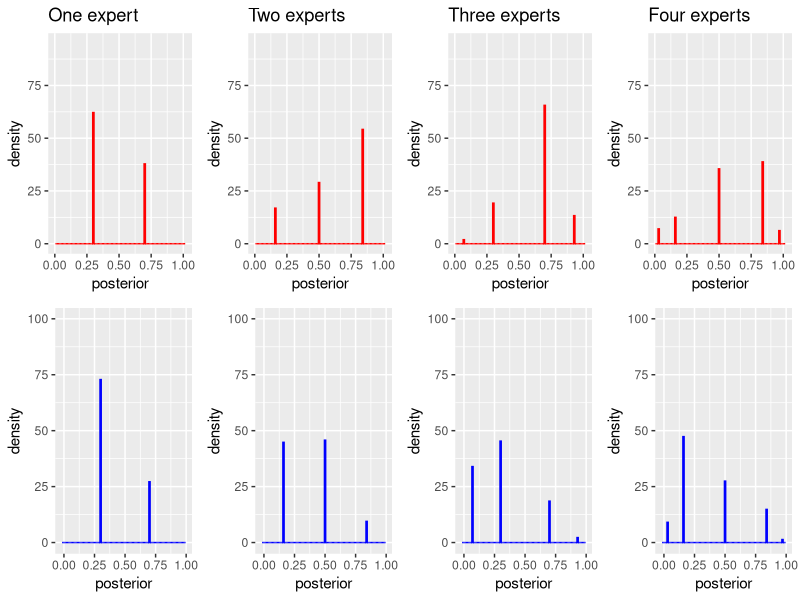
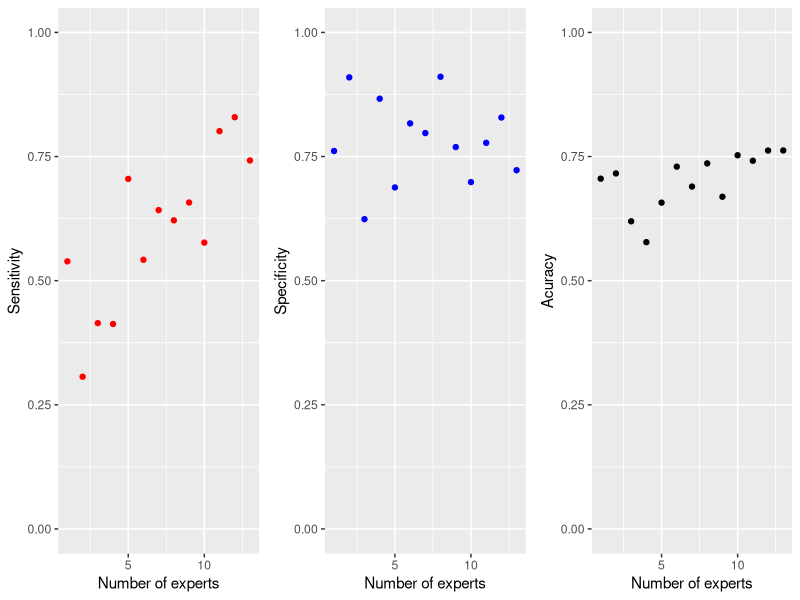
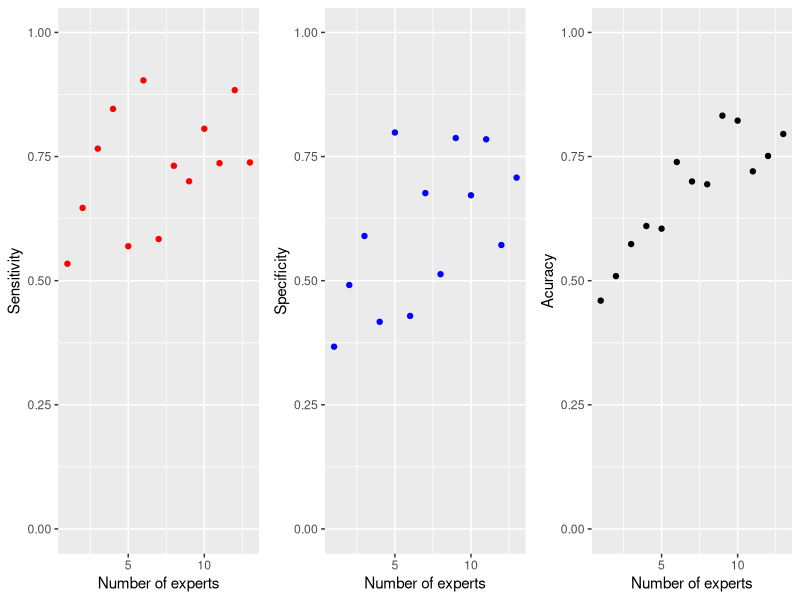
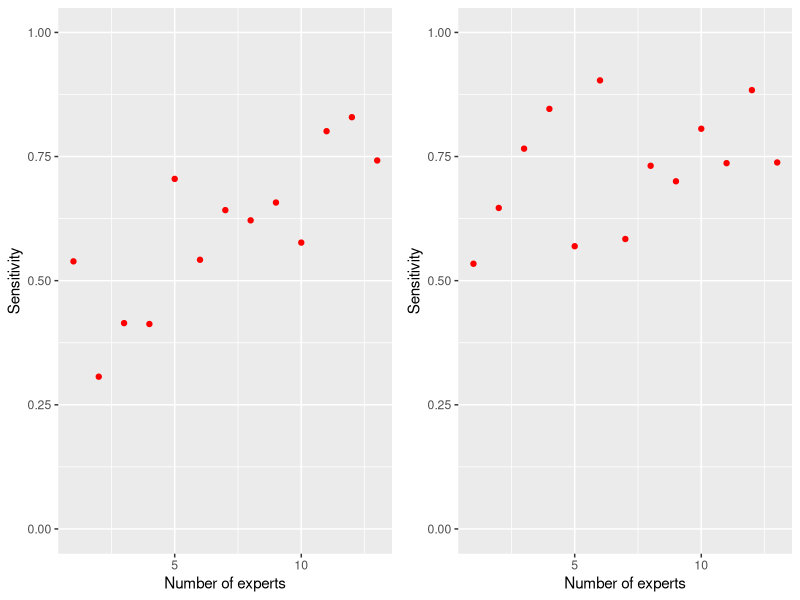
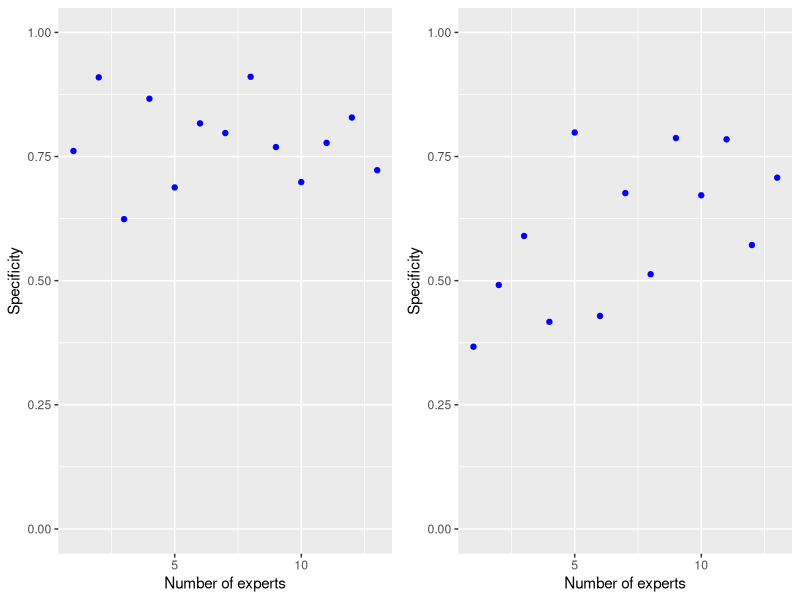
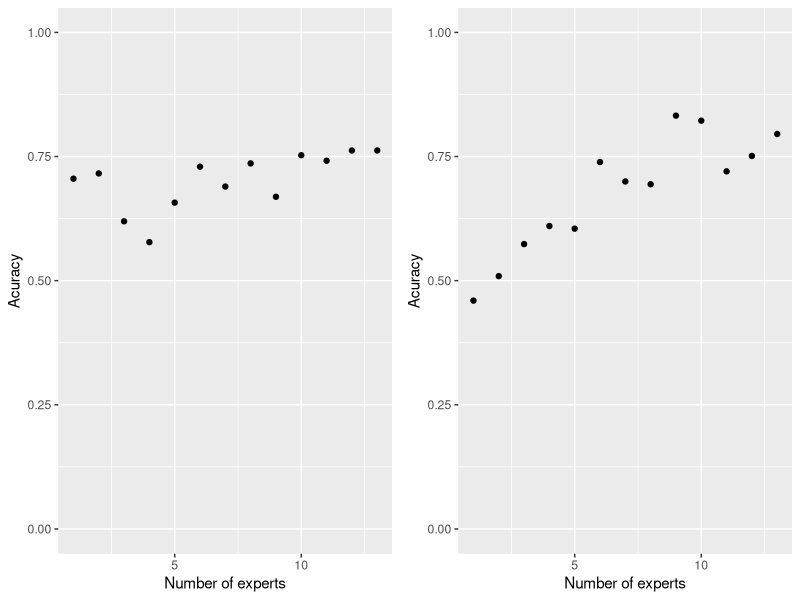
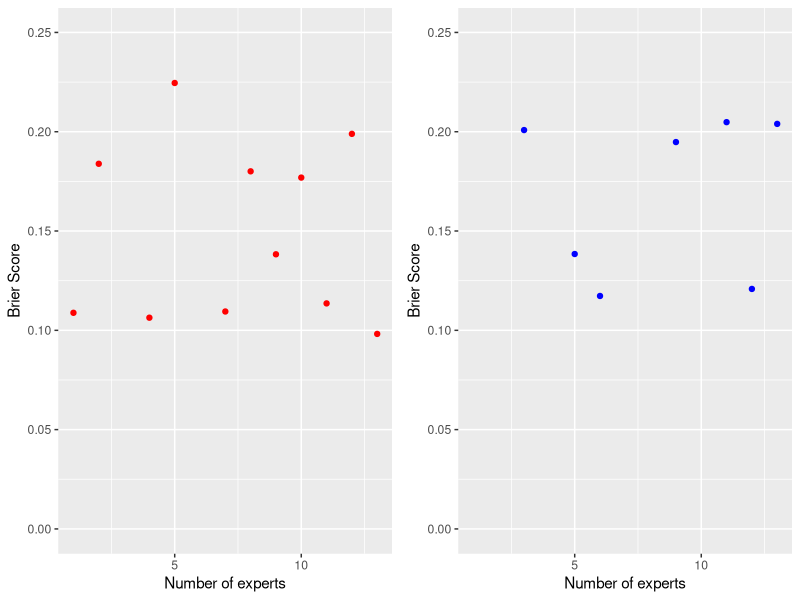

R code for these plots, in order: (Note: a time limit stopped this script after it produced the figures.)
## ---- chunk 1
library(ggplot2)
library(grid)
library(gridExtra)
## ---- chunk 2
expert_report <- function(r1, r2, w, s) {
  
      if (w == 1)
        return(  rbinom(s, 1, r1)
              )  
      else
        return(  rbinom(s, 1, (1-r2))
              )
      }
## ---- chunk 3

expert_report_variable <- function(w, s){
  
  r1 <- sample(30:90, 1)/100
  r2 <- sample(30:90, 1)/100
  expert_report(r1, r2, w, s) 
}

## ---- chunk 4
w <- 1
s <- 100
expert_report_variable(w, s)
prop.table(table(expert_report_variable(w, s)))
## ---- chunk 5
w <- 0
expert_report_variable(w, s)
prop.table(table(expert_report_variable(w, s)))
## ---- chunk 6
s <- 10000
w <- 1
prop.table(table(expert_report_variable(w, s)))
## ---- chunk 7
w <- 0
prop.table(table(expert_report_variable(w, s)))
## ---- chunk 8
posterior_odds <- function(n, w) {
  
         if (n == 1)                              # base case 
            return(
               ifelse(
                  expert_report_variable(w, s) == 1, 
                  ((-prior)/(prior-1))*(sr1/(1-sr2)), 
                  ((-prior)/(prior-1))*((1-sr1)/(sr2))
                    )
                  )
        else                                      # inductive case
            return(
              ifelse(
                expert_report_variable(w, s) == 1, 
                posterior_odds(n-1, w)*(sr1/(1-sr2)), 
                posterior_odds(n-1, w)*((1-sr1)/(sr2))
                    )
                  )
                }    

## ---- chunk 9
odds_to_posterior <- function(n, w) {
  
  odds <- posterior_odds(n, w)
  
  return((odds/(1+odds)))
  }
## ---- chunk 10

s <- 10000
prior <- 0.5
sr1 <- 0.7
sr2 <- 0.7

## ---- chunk 11

prior <- 0.5

post_df <- data.frame(odds_to_posterior(1, 1))
names(post_df) <- ("posterior")
p1 <- ggplot(post_df, aes(x=posterior)) + 
  geom_histogram(aes(y=..density..), binwidth = 0.01, colour="red", fill="white") +
  xlim(0, 1.02) +
  ylim(0, 95) +
  ggtitle("One expert") 

post_df <- data.frame(odds_to_posterior(2, 1))
names(post_df) <- ("posterior")
p2 <- ggplot(post_df, aes(x=posterior)) + 
  geom_histogram(aes(y=..density..), binwidth = 0.01, colour="red", fill="white") +
  xlim(0, 1.02) +
  ylim(0, 95) +
  ggtitle("Two experts") 

post_df <- data.frame(odds_to_posterior(3, 1))
names(post_df) <- ("posterior")
p3 <- ggplot(post_df, aes(x=posterior)) + 
  geom_histogram(aes(y=..density..), binwidth = 0.01, colour="red", fill="white") +
  xlim(0, 1.02) +
  ylim(0, 95) +
  ggtitle("Three experts")  


post_df <- data.frame(odds_to_posterior(4, 1))
names(post_df) <- ("posterior")
p4 <- ggplot(post_df, aes(x=posterior)) + 
  geom_histogram(aes(y=..density..), binwidth = 0.01, colour="red", fill="white") +
  xlim(0, 1.02) +
  ylim(0, 95) +
  ggtitle("Four experts")

post_df <- data.frame(odds_to_posterior(1, 0))
names(post_df) <- ("posterior")
p1n <- ggplot(post_df, aes(x=posterior)) + 
  geom_histogram(aes(y=..density..), binwidth = 0.01, colour="blue", fill="white") +
  xlim(-0.02, 1) +
  ylim(0, 100)

post_df <- data.frame(odds_to_posterior(2, 0))
names(post_df) <- ("posterior")
p2n <- ggplot(post_df, aes(x=posterior)) + 
  geom_histogram(aes(y=..density..), binwidth = 0.01, colour="blue", fill="white") +
  xlim(-0.02, 1) +
  ylim(0, 100) 

post_df <- data.frame(odds_to_posterior(3, 0))
names(post_df) <- ("posterior")
p3n <- ggplot(post_df, aes(x=posterior)) + 
  geom_histogram(aes(y=..density..), binwidth = 0.01, colour="blue", fill="white") +
  xlim(-0.02, 1) +
  ylim(0, 100)  


post_df <- data.frame(odds_to_posterior(4, 0))
names(post_df) <- ("posterior")
p4n <- ggplot(post_df, aes(x=posterior)) + 
  geom_histogram(aes(y=..density..), binwidth = 0.01, colour="blue", fill="white") +
  xlim(-0.02, 1) +
  ylim(0, 100)  

grid.arrange(p1, p2, p3, p4, p1n, p2n, p3n, p4n, ncol=4) 
## ---- chunk 12
above_threshold_after_expert <- function(n, w, t) {
    
        ifelse(odds_to_posterior(n, w) > t, 1, 0)
  
                          }
## ---- chunk 13
sensitivity_of_threshold <- function(n, w, t) { 
  
      if (w == 1)
         return(   (length(which(above_threshold_after_expert(n, w, t) == 1)))/s          
                )            
      else 
          return("Undefined because sensitivity requires the world to be in state 1")
     
                    }
## ---- chunk 14
specificity_of_threshold <- function(n, w, t) { 
  
  if (w == 0)
    return(   (length(which(above_threshold_after_expert(n, w, t) == 0)))/s          
    )            
  else 
    return("Undefined because specificity requires the world to be in state 0")
  
}
## ---- chunk 15
accuracy_of_threshold <- function(n, t) { 
  
  0.5*sensitivity_of_threshold(n, 1, t) + 0.5*specificity_of_threshold(n, 0, t)  
  
}
## ---- chunk 16
 
 t   <-  0.5
 sr1 <-  0.7
 sr2 <-  0.7
 prior <- 0.5
 
 
## ---- chunk 17


sen <- c(
  sensitivity_of_threshold(1, 1, t), 
  sensitivity_of_threshold(2, 1, t),
  sensitivity_of_threshold(3, 1, t),
  sensitivity_of_threshold(4, 1, t),
  sensitivity_of_threshold(5, 1, t),
  sensitivity_of_threshold(6, 1, t),
  sensitivity_of_threshold(7, 1, t),
  sensitivity_of_threshold(8, 1, t),
  sensitivity_of_threshold(9, 1, t),
  sensitivity_of_threshold(10, 1, t),
  sensitivity_of_threshold(11, 1, t),
  sensitivity_of_threshold(12, 1, t),
  sensitivity_of_threshold(13, 1, t)
        )

spe <- c(
  specificity_of_threshold(1, 0, t), 
  specificity_of_threshold(2, 0, t),
  specificity_of_threshold(3, 0, t),
  specificity_of_threshold(4, 0, t),
  specificity_of_threshold(5, 0, t),
  specificity_of_threshold(6, 0, t),
  specificity_of_threshold(7, 0, t),
  specificity_of_threshold(8, 0, t),
  specificity_of_threshold(9, 0, t),
  specificity_of_threshold(10, 0, t),
  specificity_of_threshold(11, 0, t),
  specificity_of_threshold(12, 0, t),
  specificity_of_threshold(13, 0, t)
        )


acc <- c(
  accuracy_of_threshold(1, t), 
  accuracy_of_threshold(2, t), 
  accuracy_of_threshold(3, t), 
  accuracy_of_threshold(4, t), 
  accuracy_of_threshold(5, t), 
  accuracy_of_threshold(6, t), 
  accuracy_of_threshold(7, t), 
  accuracy_of_threshold(8, t), 
  accuracy_of_threshold(9, t), 
  accuracy_of_threshold(10, t), 
  accuracy_of_threshold(11, t), 
  accuracy_of_threshold(12, t), 
  accuracy_of_threshold(13, t)
      )
  

n <- c(1:13)

df_sen <- data.frame(n, sen)
df_spe <- data.frame(n, spe)
df_acc <- data.frame(n, acc)

sen_a <- ggplot(df_sen, aes(x=n, y=sen)) + 
      geom_point(colour="red") + 
      xlab("Number of experts") +
      ylab("Sensitivity") +
      xlim(1, 13) +
      ylim(0, 1) 


spe_a <- ggplot(df_spe, aes(x=n, y=spe)) + 
      geom_point(colour="blue") + 
      xlab("Number of experts") +
      ylab("Specificity") +
      xlim(1, 13) +
      ylim(0, 1)

acc_a <- ggplot(df_acc, aes(x=n, y=acc)) + 
      geom_point(colour="black") + 
      xlab("Number of experts") +
      ylab("Acuracy") +
      xlim(1, 13) +
      ylim(0, 1)

grid.arrange(sen_a, spe_a, acc_a, ncol=3)
## ---- chunk 18

prior <- 0.6


sen <- c(
  sensitivity_of_threshold(1, 1, t), 
  sensitivity_of_threshold(2, 1, t),
  sensitivity_of_threshold(3, 1, t),
  sensitivity_of_threshold(4, 1, t),
  sensitivity_of_threshold(5, 1, t),
  sensitivity_of_threshold(6, 1, t),
  sensitivity_of_threshold(7, 1, t),
  sensitivity_of_threshold(8, 1, t),
  sensitivity_of_threshold(9, 1, t),
  sensitivity_of_threshold(10, 1, t),
  sensitivity_of_threshold(11, 1, t),
  sensitivity_of_threshold(12, 1, t),
  sensitivity_of_threshold(13, 1, t)
        )

spe <- c(
  specificity_of_threshold(1, 0, t), 
  specificity_of_threshold(2, 0, t),
  specificity_of_threshold(3, 0, t),
  specificity_of_threshold(4, 0, t),
  specificity_of_threshold(5, 0, t),
  specificity_of_threshold(6, 0, t),
  specificity_of_threshold(7, 0, t),
  specificity_of_threshold(8, 0, t),
  specificity_of_threshold(9, 0, t),
  specificity_of_threshold(10, 0, t),
  specificity_of_threshold(11, 0, t),
  specificity_of_threshold(12, 0, t),
  specificity_of_threshold(13, 0, t)
        )


acc <- c(
  accuracy_of_threshold(1, t), 
  accuracy_of_threshold(2, t), 
  accuracy_of_threshold(3, t), 
  accuracy_of_threshold(4, t), 
  accuracy_of_threshold(5, t), 
  accuracy_of_threshold(6, t), 
  accuracy_of_threshold(7, t), 
  accuracy_of_threshold(8, t), 
  accuracy_of_threshold(9, t), 
  accuracy_of_threshold(10, t), 
  accuracy_of_threshold(11, t), 
  accuracy_of_threshold(12, t), 
  accuracy_of_threshold(13, t)
      )
  

n <- c(1:13)

df_sen <- data.frame(n, sen)
df_spe <- data.frame(n, spe)
df_acc <- data.frame(n, acc)

sen_b <- ggplot(df_sen, aes(x=n, y=sen)) + 
      geom_point(colour="red") + 
      xlab("Number of experts") +
      ylab("Sensitivity") +
      xlim(1, 13) +
      ylim(0, 1) 


spe_b <- ggplot(df_spe, aes(x=n, y=spe)) + 
      geom_point(colour="blue") + 
      xlab("Number of experts") +
      ylab("Specificity") +
      xlim(1, 13) +
      ylim(0, 1)

acc_b <- ggplot(df_acc, aes(x=n, y=acc)) + 
      geom_point(colour="black") + 
      xlab("Number of experts") +
      ylab("Acuracy") +
      xlim(1, 13) +
      ylim(0, 1)

grid.arrange(sen_b, spe_b, acc_b, ncol=3)
## ---- chunk 19


grid.arrange(sen_a, sen_b, ncol=2)
grid.arrange(spe_a, spe_b, ncol=2)
grid.arrange(acc_a, acc_b, ncol=2)
## ---- chunk 20

sr1 <- 0.7
sr2 <- 0.7


brier_score <- function(n, w) {
  
  if (w == 1)
    return(
            mean((1-odds_to_posterior(n, w))^2)
          )
  
  else 
    return(
            mean((0-odds_to_posterior(n, w))^2)    
          )
  }
  
## ---- chunk 21

bs <- c(
  brier_score(1, 1), 
  brier_score(2, 1),
  brier_score(3, 1),
  brier_score(4, 1),
  brier_score(5, 1),
  brier_score(6, 1),
  brier_score(7, 1), 
  brier_score(8, 1),
  brier_score(9, 1),
  brier_score(10, 1),
  brier_score(11, 1),
  brier_score(12, 1),
  brier_score(13, 1)
    )

bsn <- c(
  brier_score(1, 0), 
  brier_score(2, 0),
  brier_score(3, 0),
  brier_score(4, 0),
  brier_score(5, 0),
  brier_score(6, 0),
  brier_score(7, 0), 
  brier_score(8, 0),
  brier_score(9, 0),
  brier_score(10, 0),
  brier_score(11, 0),
  brier_score(12, 0),
  brier_score(13, 0)
    )

n <- c(1:13)

df_bs <- data.frame(n, bs)
df_bsn <- data.frame(n, bsn)

bs <- ggplot(df_bs, aes(x=n, y=bs)) + 
      geom_point(colour="red") + 
      xlab("Number of experts") +
      ylab("Brier Score") +
      xlim(1, 13) +
      ylim(0, 0.25) 

bsn <- ggplot(df_bsn, aes(x=n, y=bsn)) + 
      geom_point(colour="blue") + 
      xlab("Number of experts") +
      ylab("Brier Score") +
      xlim(1, 13) +
      ylim(0, 0.25)
  
grid.arrange(bs, bsn, ncol=2)  
## ---- chunk 22

expert_report_variable <- function(w, s){
  
  r1 <- sample(51:90, 1)/100
  r2 <- sample(51:90, 1)/100
  expert_report(r1, r2, w, s) 
}

## ---- chunk 23

s <- 10000
prior <- 0.5
sr1 <- 0.7
sr2 <- 0.7

## ---- chunk 24


sen <- c(
  sensitivity_of_threshold(1, 1, t), 
  sensitivity_of_threshold(2, 1, t),
  sensitivity_of_threshold(3, 1, t),
  sensitivity_of_threshold(4, 1, t),
  sensitivity_of_threshold(5, 1, t),
  sensitivity_of_threshold(6, 1, t),
  sensitivity_of_threshold(7, 1, t),
  sensitivity_of_threshold(8, 1, t),
  sensitivity_of_threshold(9, 1, t),
  sensitivity_of_threshold(10, 1, t),
  sensitivity_of_threshold(11, 1, t),
  sensitivity_of_threshold(12, 1, t),
  sensitivity_of_threshold(13, 1, t)
        )

spe <- c(
  specificity_of_threshold(1, 0, t), 
  specificity_of_threshold(2, 0, t),
  specificity_of_threshold(3, 0, t),
  specificity_of_threshold(4, 0, t),
  specificity_of_threshold(5, 0, t),
  specificity_of_threshold(6, 0, t),
  specificity_of_threshold(7, 0, t),
  specificity_of_threshold(8, 0, t),
  specificity_of_threshold(9, 0, t),
  specificity_of_threshold(10, 0, t),
  specificity_of_threshold(11, 0, t),
  specificity_of_threshold(12, 0, t),
  specificity_of_threshold(13, 0, t)
        )


acc <- c(
  accuracy_of_threshold(1, t), 
  accuracy_of_threshold(2, t), 
  accuracy_of_threshold(3, t), 
  accuracy_of_threshold(4, t), 
  accuracy_of_threshold(5, t), 
  accuracy_of_threshold(6, t), 
  accuracy_of_threshold(7, t), 
  accuracy_of_threshold(8, t), 
  accuracy_of_threshold(9, t), 
  accuracy_of_threshold(10, t), 
  accuracy_of_threshold(11, t), 
  accuracy_of_threshold(12, t), 
  accuracy_of_threshold(13, t)
      )
  

n <- c(1:13)

df_sen <- data.frame(n, sen)
df_spe <- data.frame(n, spe)
df_acc <- data.frame(n, acc)

sen_a <- ggplot(df_sen, aes(x=n, y=sen)) + 
      geom_point(colour="red") + 
      xlab("Number of experts") +
      ylab("Sensitivity") +
      xlim(1, 13) +
      ylim(0, 1) 


spe_a <- ggplot(df_spe, aes(x=n, y=spe)) + 
      geom_point(colour="blue") + 
      xlab("Number of experts") +
      ylab("Specificity") +
      xlim(1, 13) +
      ylim(0, 1)

acc_a <- ggplot(df_acc, aes(x=n, y=acc)) + 
      geom_point(colour="black") + 
      xlab("Number of experts") +
      ylab("Acuracy") +
      xlim(1, 13) +
      ylim(0, 1)

grid.arrange(sen_a, spe_a, acc_a, ncol=3)
## ---- chunk 25


sen <- c(
  sensitivity_of_threshold(1, 1, t), 
  sensitivity_of_threshold(2, 1, t),
  sensitivity_of_threshold(3, 1, t),
  sensitivity_of_threshold(4, 1, t),
  sensitivity_of_threshold(5, 1, t),
  sensitivity_of_threshold(6, 1, t),
  sensitivity_of_threshold(7, 1, t),
  sensitivity_of_threshold(8, 1, t),
  sensitivity_of_threshold(9, 1, t),
  sensitivity_of_threshold(10, 1, t),
  sensitivity_of_threshold(11, 1, t),
  sensitivity_of_threshold(12, 1, t),
  sensitivity_of_threshold(13, 1, t)
        )

spe <- c(
  specificity_of_threshold(1, 0, t), 
  specificity_of_threshold(2, 0, t),
  specificity_of_threshold(3, 0, t),
  specificity_of_threshold(4, 0, t),
  specificity_of_threshold(5, 0, t),
  specificity_of_threshold(6, 0, t),
  specificity_of_threshold(7, 0, t),
  specificity_of_threshold(8, 0, t),
  specificity_of_threshold(9, 0, t),
  specificity_of_threshold(10, 0, t),
  specificity_of_threshold(11, 0, t),
  specificity_of_threshold(12, 0, t),
  specificity_of_threshold(13, 0, t)
        )


acc <- c(
  accuracy_of_threshold(1, t), 
  accuracy_of_threshold(2, t), 
  accuracy_of_threshold(3, t), 
  accuracy_of_threshold(4, t), 
  accuracy_of_threshold(5, t), 
  accuracy_of_threshold(6, t), 
  accuracy_of_threshold(7, t), 
  accuracy_of_threshold(8, t), 
  accuracy_of_threshold(9, t), 
  accuracy_of_threshold(10, t), 
  accuracy_of_threshold(11, t), 
  accuracy_of_threshold(12, t), 
  accuracy_of_threshold(13, t)
      )
  

n <- c(1:13)

df_sen <- data.frame(n, sen)
df_spe <- data.frame(n, spe)
df_acc <- data.frame(n, acc)

sen_a <- ggplot(df_sen, aes(x=n, y=sen)) + 
      geom_point(colour="red") + 
      xlab("Number of experts") +
      ylab("Sensitivity") +
      xlim(1, 13) +
      ylim(0, 1) 


spe_a <- ggplot(df_spe, aes(x=n, y=spe)) + 
      geom_point(colour="blue") + 
      xlab("Number of experts") +
      ylab("Specificity") +
      xlim(1, 13) +
      ylim(0, 1)

acc_a <- ggplot(df_acc, aes(x=n, y=acc)) + 
      geom_point(colour="black") + 
      xlab("Number of experts") +
      ylab("Acuracy") +
      xlim(1, 13) +
      ylim(0, 1)

grid.arrange(sen_a, spe_a, acc_a, ncol=3)
## ---- chunk 26

s <- 10000
prior <- 0.5
sr1 <- 0.55
sr2 <- 0.55

## ---- chunk 27


sen <- c(
  sensitivity_of_threshold(1, 1, t), 
  sensitivity_of_threshold(2, 1, t),
  sensitivity_of_threshold(3, 1, t),
  sensitivity_of_threshold(4, 1, t),
  sensitivity_of_threshold(5, 1, t),
  sensitivity_of_threshold(6, 1, t),
  sensitivity_of_threshold(7, 1, t),
  sensitivity_of_threshold(8, 1, t),
  sensitivity_of_threshold(9, 1, t),
  sensitivity_of_threshold(10, 1, t),
  sensitivity_of_threshold(11, 1, t),
  sensitivity_of_threshold(12, 1, t),
  sensitivity_of_threshold(13, 1, t)
        )

spe <- c(
  specificity_of_threshold(1, 0, t), 
  specificity_of_threshold(2, 0, t),
  specificity_of_threshold(3, 0, t),
  specificity_of_threshold(4, 0, t),
  specificity_of_threshold(5, 0, t),
  specificity_of_threshold(6, 0, t),
  specificity_of_threshold(7, 0, t),
  specificity_of_threshold(8, 0, t),
  specificity_of_threshold(9, 0, t),
  specificity_of_threshold(10, 0, t),
  specificity_of_threshold(11, 0, t),
  specificity_of_threshold(12, 0, t),
  specificity_of_threshold(13, 0, t)
        )


acc <- c(
  accuracy_of_threshold(1, t), 
  accuracy_of_threshold(2, t), 
  accuracy_of_threshold(3, t), 
  accuracy_of_threshold(4, t), 
  accuracy_of_threshold(5, t), 
  accuracy_of_threshold(6, t), 
  accuracy_of_threshold(7, t), 
  accuracy_of_threshold(8, t), 
  accuracy_of_threshold(9, t), 
  accuracy_of_threshold(10, t), 
  accuracy_of_threshold(11, t), 
  accuracy_of_threshold(12, t), 
  accuracy_of_threshold(13, t)
      )
  

n <- c(1:13)

df_sen <- data.frame(n, sen)
df_spe <- data.frame(n, spe)
df_acc <- data.frame(n, acc)

sen_a <- ggplot(df_sen, aes(x=n, y=sen)) + 
      geom_point(colour="red") + 
      xlab("Number of experts") +
      ylab("Sensitivity") +
      xlim(1, 13) +
      ylim(0, 1) 


spe_a <- ggplot(df_spe, aes(x=n, y=spe)) + 
      geom_point(colour="blue") + 
      xlab("Number of experts") +
      ylab("Specificity") +
      xlim(1, 13) +
      ylim(0, 1)

acc_a <- ggplot(df_acc, aes(x=n, y=acc)) + 
      geom_point(colour="black") + 
      xlab("Number of experts") +
      ylab("Acuracy") +
      xlim(1, 13) +
      ylim(0, 1)

grid.arrange(sen_a, spe_a, acc_a, ncol=3)
